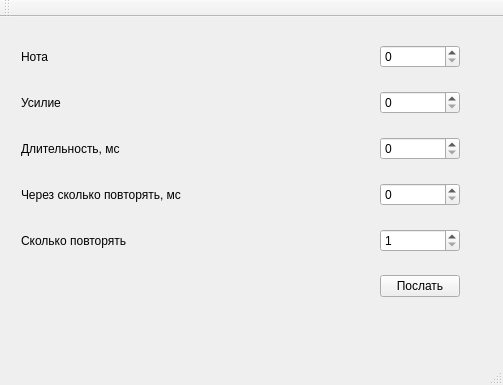
<?xml version="1.0" encoding="UTF-8"?>
<ui version="4.0">
 <class>MainWindow</class>
 <widget class="QMainWindow" name="MainWindow">
  <property name="geometry">
   <rect>
    <x>0</x>
    <y>0</y>
    <width>503</width>
    <height>385</height>
   </rect>
  </property>
  <property name="windowTitle">
   <string>MainWindow</string>
  </property>
  <widget class="QWidget" name="centralWidget">
   <widget class="QWidget" name="gridLayoutWidget">
    <property name="geometry">
     <rect>
      <x>10</x>
      <y>0</y>
      <width>461</width>
      <height>311</height>
     </rect>
    </property>
    <layout class="QGridLayout" name="gridLayout" columnstretch="1,0">
     <property name="sizeConstraint">
      <enum>QLayout::SetDefaultConstraint</enum>
     </property>
     <item row="0" column="0">
      <widget class="QLabel" name="label_2">
       <property name="text">
        <string>Нота</string>
       </property>
      </widget>
     </item>
     <item row="1" column="0">
      <widget class="QLabel" name="label">
       <property name="text">
        <string>Усилие</string>
       </property>
      </widget>
     </item>
     <item row="2" column="0">
      <widget class="QLabel" name="label_4">
       <property name="text">
        <string>Длительность, мс</string>
       </property>
      </widget>
     </item>
     <item row="3" column="0">
      <widget class="QLabel" name="label_5">
       <property name="text">
        <string>Через сколько повторять, мс</string>
       </property>
      </widget>
     </item>
     <item row="4" column="0">
      <widget class="QLabel" name="label_6">
       <property name="text">
        <string>Сколько повторять</string>
       </property>
      </widget>
     </item>
     <item row="0" column="1">
      <widget class="QSpinBox" name="m_pitch">
       <property name="maximum">
        <number>127</number>
       </property>
      </widget>
     </item>
     <item row="1" column="1">
      <widget class="QSpinBox" name="m_velocity">
       <property name="maximum">
        <number>127</number>
       </property>
      </widget>
     </item>
     <item row="2" column="1">
      <widget class="QSpinBox" name="m_duration">
       <property name="maximum">
        <number>200</number>
       </property>
      </widget>
     </item>
     <item row="3" column="1">
      <widget class="QSpinBox" name="m_pause">
       <property name="minimum">
        <number>0</number>
       </property>
       <property name="maximum">
        <number>1000</number>
       </property>
      </widget>
     </item>
     <item row="4" column="1">
      <widget class="QSpinBox" name="m_count">
       <property name="minimum">
        <number>1</number>
       </property>
       <property name="maximum">
        <number>20</number>
       </property>
      </widget>
     </item>
     <item row="5" column="1">
      <widget class="QPushButton" name="m_startBtn">
       <property name="text">
        <string>Послать</string>
       </property>
      </widget>
     </item>
    </layout>
   </widget>
  </widget>
  <widget class="QMenuBar" name="menuBar">
   <property name="geometry">
    <rect>
     <x>0</x>
     <y>0</y>
     <width>503</width>
     <height>18</height>
    </rect>
   </property>
  </widget>
  <widget class="QToolBar" name="mainToolBar">
   <attribute name="toolBarArea">
    <enum>TopToolBarArea</enum>
   </attribute>
   <attribute name="toolBarBreak">
    <bool>false</bool>
   </attribute>
  </widget>
  <widget class="QStatusBar" name="statusBar"/>
 </widget>
 <layoutdefault spacing="6" margin="11"/>
 <resources/>
 <connections/>
</ui>
